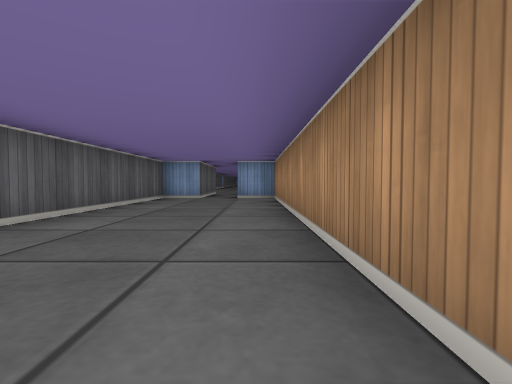
[1] (above)

20 first-person views from a walk through a cub3D ray-caster map. The camera is about half as high as the walls, tilts 2° down and sees 85° across. The floor is counted in squares. Each view is taken from the middle of a square. On the plan, view 1 faces up. The plan holds only what a view shows up to about 9 squares ahead; the rest is blank.

[2]
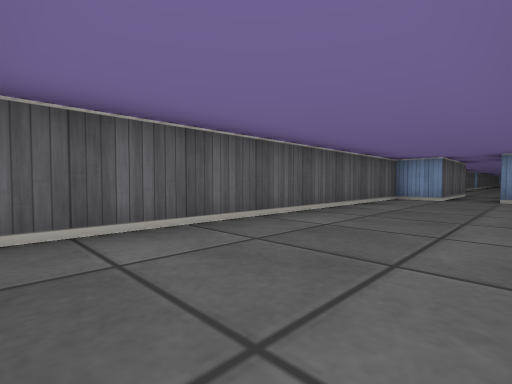

[3]
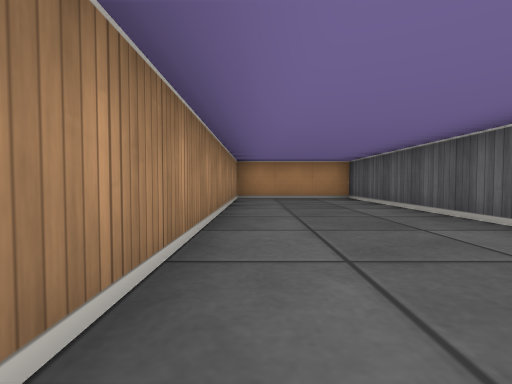

[4]
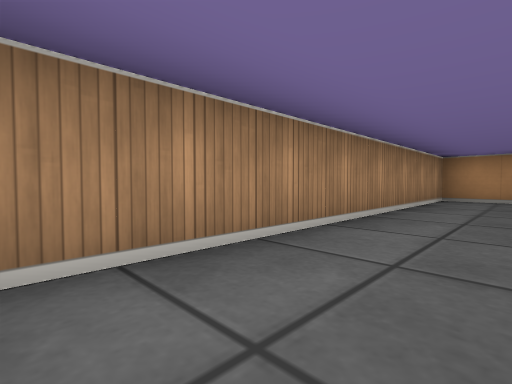

[5]
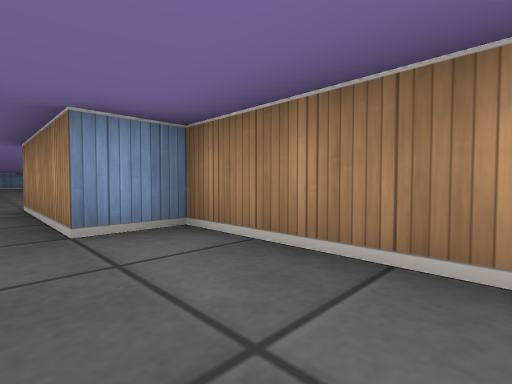

[6]
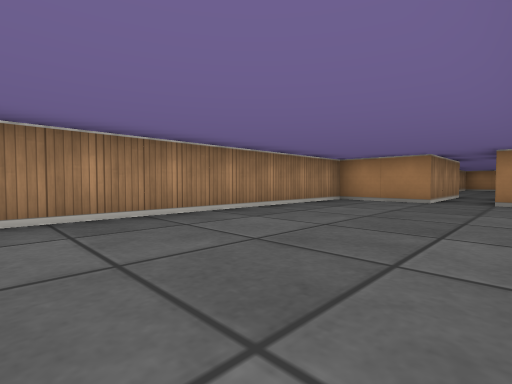

[7]
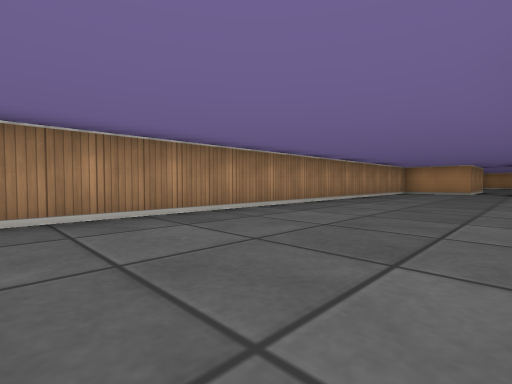

[8]
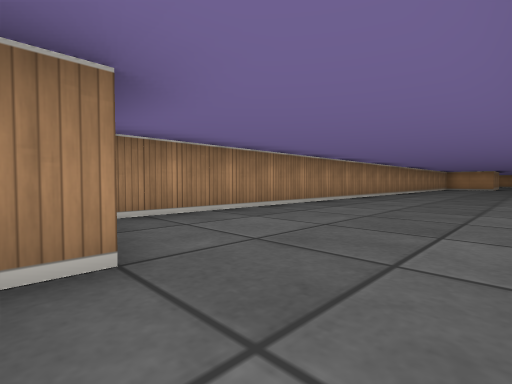

[9]
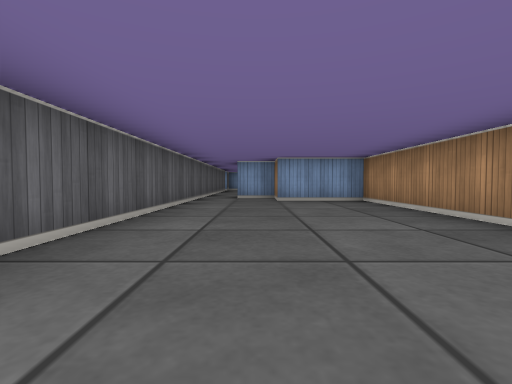

[10]
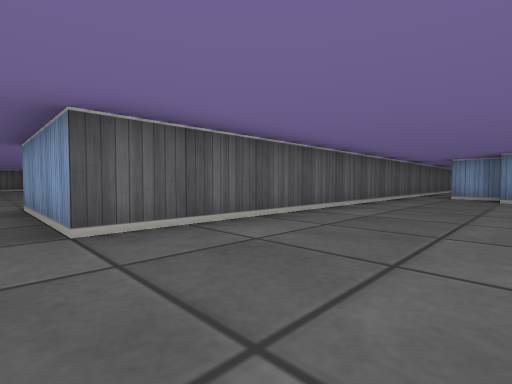

[11]
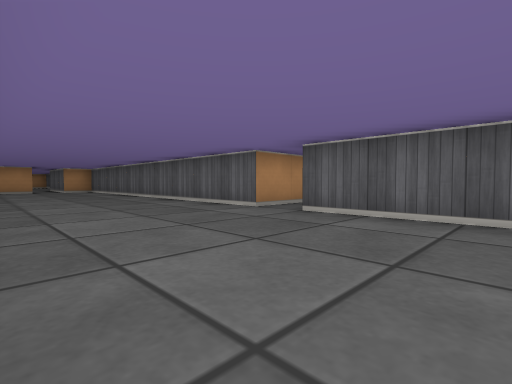

[12]
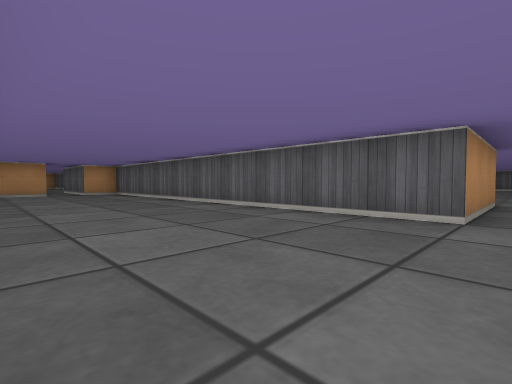

[13]
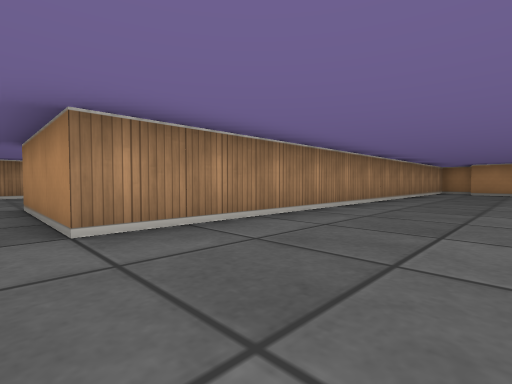

[14]
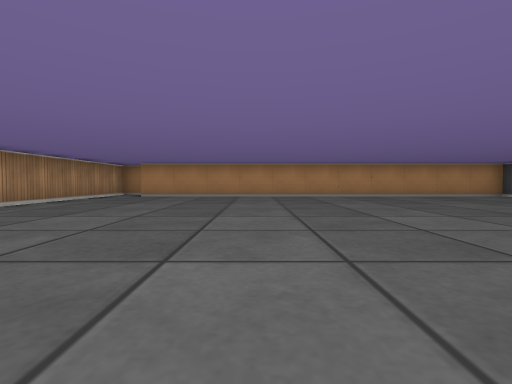

[15]
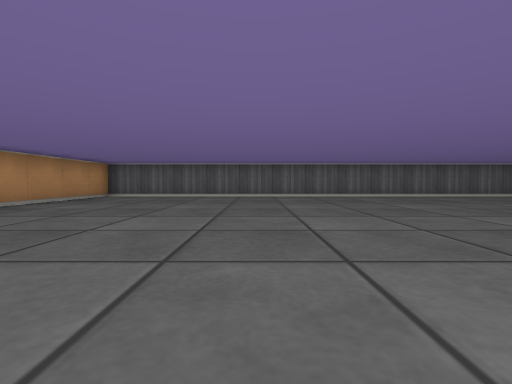

[16]
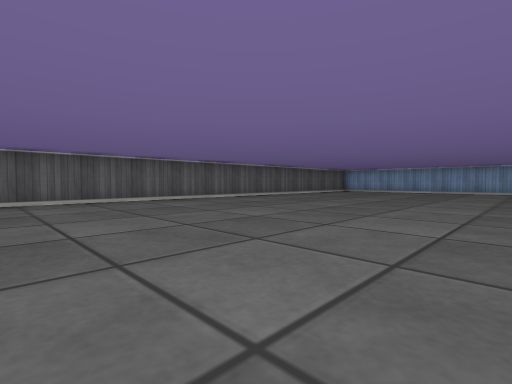

[17]
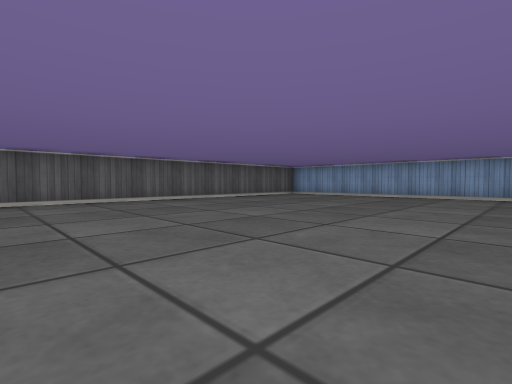

[18]
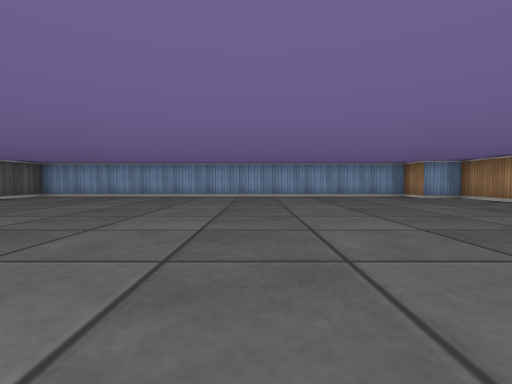

[19]
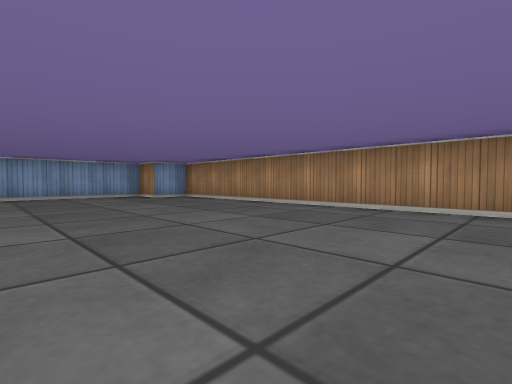

[20]
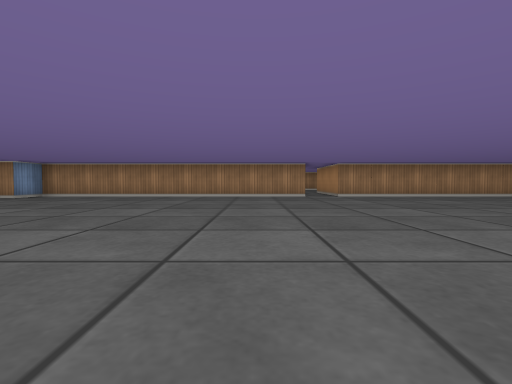

### Floor plan
Points are (right, up) in squares from view 1. A wall is a line through its corners. A room is listed if a view was taken in it or the views show most of it. See-through windows are left out.
Room 1 (views 1, 2, 3, 4, 5)
walls: (-1.5, 7.5) (-2.5, 7.5) (-2.5, -0.5) (0.5, -0.5) (0.5, 7.5) (-0.5, 7.5)
ways out: opening at (-1, 8) to room 2
Room 2 (views 6, 7, 8, 9, 10, 11, 12)
walls: (-5.5, 20.5) (-2.5, 20.5) (-2.5, 11.8); (-1.5, 10.5) (-1.5, 7.5); (-2.5, 29.5) (-2.5, 21.5) (-5.5, 21.5); (-0.5, 7.5) (-0.5, 10.5) (1.5, 10.5) (1.5, 28.5) (-0.5, 28.5) (-0.5, 29.5) (-1.5, 29.5)
ways out: opening at (-1, 8) to room 1; opening at (-5, 21) to room 3; opening at (-2, 29)
Room 3 (views 13, 14, 15, 16, 17, 18, 19, 20)
walls: (-5.5, 21.5) (-5.5, 29.5) (-6.5, 29.5) (-6.5, 30.5) (-17.5, 30.5) (-17.5, 9.5) (-6.5, 9.5); (-5.5, 8.9) (-5.5, 20.5)
ways out: opening at (-5, 21) to room 2

Positions as (right, up) in squares from view 1, and headings:
1: (0, 0), facing up
2: (0, 0), facing up-left
3: (0, 7), facing down
4: (-1, 7), facing down-right
5: (-1, 5), facing up-right
6: (-2, 17), facing down-right
7: (-2, 22), facing down-right
8: (-2, 29), facing down-right
9: (-1, 22), facing up
10: (0, 21), facing up-left
11: (1, 24), facing down-left
12: (1, 21), facing down-left
13: (-8, 21), facing down-right
14: (-10, 18), facing down
15: (-9, 14), facing left
16: (-11, 18), facing up-left
17: (-11, 22), facing up-left
18: (-11, 22), facing up
19: (-10, 22), facing up-right
20: (-14, 23), facing right
